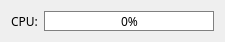
<?xml version="1.0" encoding="UTF-8"?>
<ui version="4.0">
    <class>SysCPU</class>
    <widget class="QWidget" name="SysCPU">
        <property name="geometry">
            <rect>
                <x>0</x>
                <y>0</y>
                <width>223</width>
                <height>40</height>
            </rect>
        </property>
        <property name="windowTitle">
            <string>SysCPU</string>
        </property>
        <layout class="QGridLayout" name="gridLayout">
            <item row="0" column="0">
                <layout class="QHBoxLayout" name="horizontalLayout">
                    <item>
                        <widget class="QLabel" name="label">
                            <property name="font">
                                <font>
                                    <family>微软雅黑</family>
                                </font>
                            </property>
                            <property name="text">
                                <string>CPU:</string>
                            </property>
                        </widget>
                    </item>
                    <item>
                        <widget class="QProgressBar" name="progressBar">
                            <property name="minimumSize">
                                <size>
                                    <width>0</width>
                                    <height>0</height>
                                </size>
                            </property>
                            <property name="maximumSize">
                                <size>
                                    <width>16777215</width>
                                    <height>20</height>
                                </size>
                            </property>
                            <property name="font">
                                <font>
                                    <family>微软雅黑</family>
                                </font>
                            </property>
                            <property name="styleSheet">
                                <string notr="true">QProgressBar {
                                    border: 1px solid grey;
                                    }

                                    QProgressBar::chunk {
                                    background-color: #05B8CC;
                                    width: 20px;
                                    }
                                </string>
                            </property>
                            <property name="value">
                                <number>0</number>
                            </property>
                            <property name="alignment">
                                <set>Qt::AlignCenter</set>
                            </property>
                        </widget>
                    </item>
                </layout>
            </item>
        </layout>
    </widget>
    <resources/>
    <connections/>
</ui>
